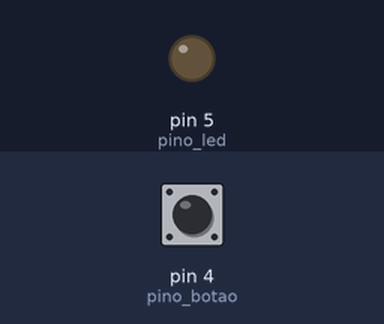
This sketch was run on a simulated Arduino Uno, built with avr-gcc and run on an emulated ATmega328P. On the bench: output pins drawn as LEDs (lit = HIGH). Inputs (shaded band) come from the test bench; at power-on: pin 4 (pino_botao) LOW.

Above: at 1.2 s.
1.3 s: pin 4 (pino_botao) pulled HIGH for 0.15 s
At 1.37 s:
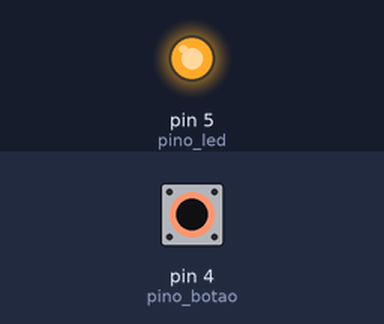
2.9 s: pin 4 (pino_botao) pulled HIGH for 3.2 s
At 7.5 s:
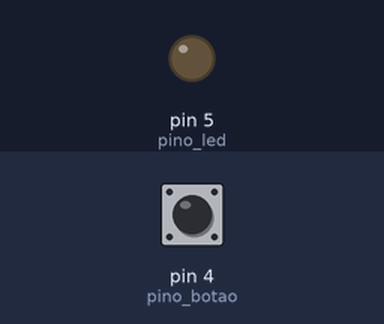
Timing chart, 0 to 9.0 s (numbered marks = the images above; inputs shaded):
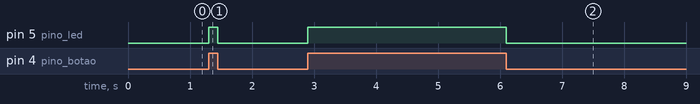

Measured:
- after the input at 1.3 s, pin 5 (pino_led): LOW → HIGH at once, → LOW 0.15 s later
- after the input at 2.9 s, pin 5 (pino_led): LOW → HIGH at once, → LOW 3.2 s later

The sketch:

_02_botao_entrada.ino
```cpp
/*
    Curso FIC - IoT 2017 1o semestre
    IFSP Campus Piracicaba
    Gustavo Voltani von Atzingen
    -----------------------------
    Exemplo 02  Botão - Leitura digital

    Este exemplo mostra como efetuar a leitura do estado digital
    de um pino (estado alto - 5V ou baixo 0V)
    Neste exemplo o led ligado ao pino 5 irá ligar
    quando um botão conectado ao pino 4 for pressionado
*/

int pino_led = 5;        // Led ligado ao pino digital 5
int pino_botao = 4;     // botao ligado ao pino digital 4

void setup()    // Esta função executa uma vez ao ligar a placa
{
    pinMode(pino_led, OUTPUT);  // configura o pino do led como saída
    pinMode(pino_botao, INPUT);  // configura o pino botao como entrada
}

void loop()     // Esta função se repete indefinidamente - while(1)
{
    boolean estado_botao = digitalRead(pino_botao);     // Lê o estado do pino do botão
    if ( estado_botao == true )     // Caso o botão tenha sido apertado
    {
        digitalWrite(pino_led, HIGH);   // Liga o Led
    }
    else                            // Caso o botão não tenha sido apertado
    {
        digitalWrite(pino_led, LOW);    // Deslida o Led
    }
}
```
